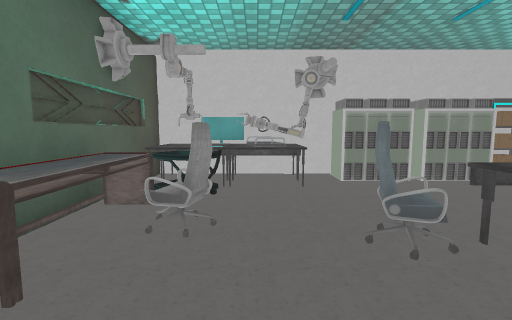
[1] (above)

12 first-person views from a walk through a Unity game level. The camera is 1.4 m above the floor, tilts 6° down and sees 85° across. The floor is counted in squares, 1 m on a side. Each view is taken from the middle of a square. On the plan, view 1 faces up. The plan holds only what a view shows up to about 14 squares ahead; the rest is blank. The place goes on beyond the plan. The player is left out. Some surface patterns are stand-ins.

[2]
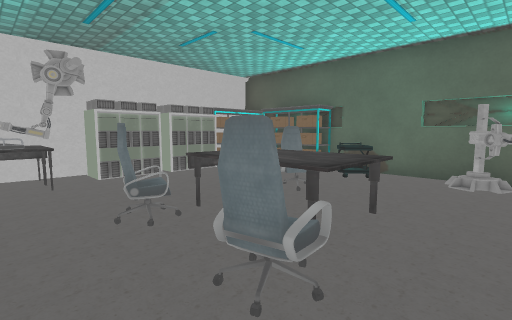

[3]
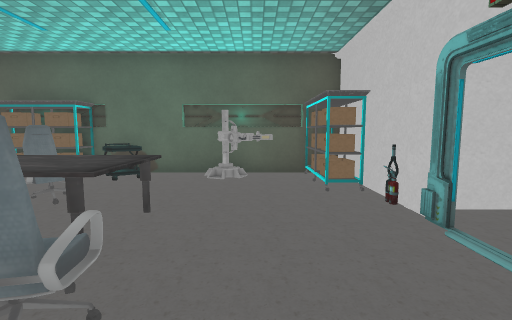

[4]
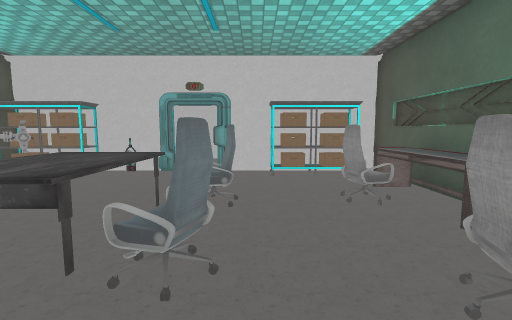

[5]
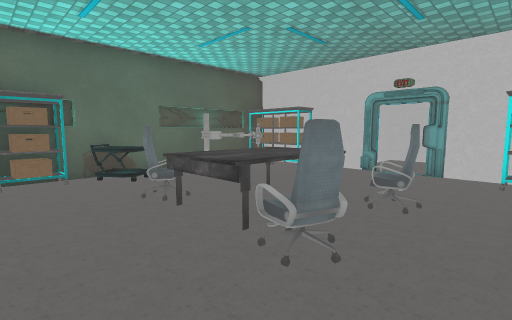

[6]
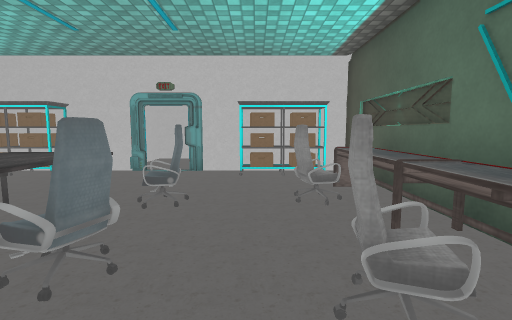

[7]
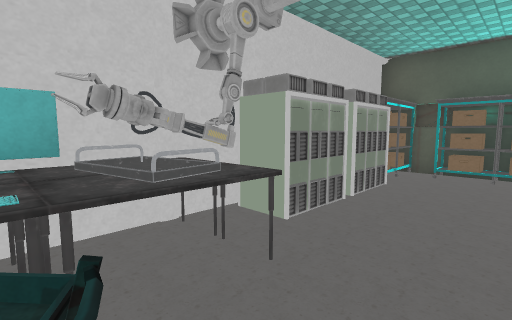

[8]
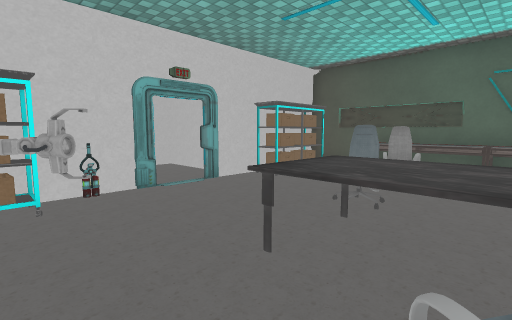

[9]
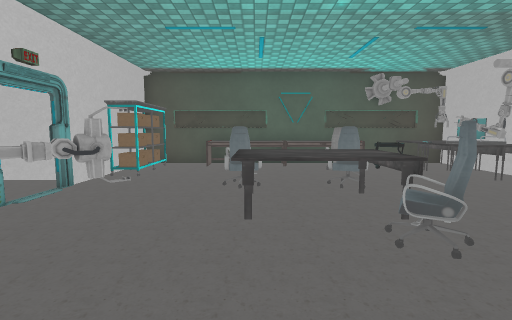

[10]
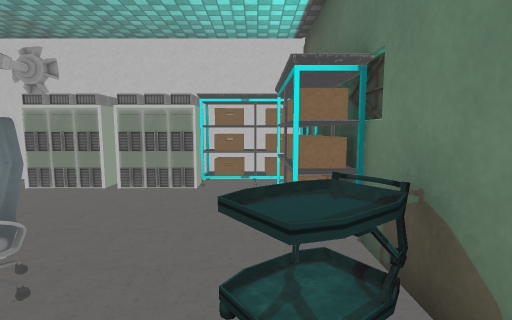

[11]
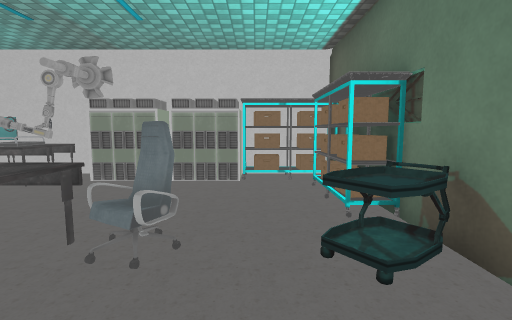

[12]
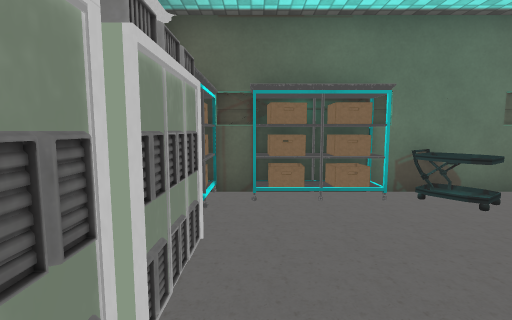

### Floor plan
Key: @ floor where view 1 was taken; # wall or solid block; . floor; ^ raised ledge; T table; C computer; A cart; K keyboard; H chair; P pillar; O other object.
Columns run from 3 left of view 1 to 10 right of it. Each row starts with its distance up from view 1.
  9 O### #    ##P
  8 #TTTT.CCCCOOO#
  7 #AKTT.......O#
  6 #AA.........O#
  5 #^..........O#
  4 #^H..H......##
  3 #^...HTTHH.AA#
  2 #^....TTT....#
  1 #HH..HTTT....#
  0 #^H@.H...O.OO#
 -1 #^........O..#
 -2 #............#
 -3 #OOO......OOO
 -4 P###P#.#P###P
 -5     #...#
 -6     #...#
 -7     #...#
 -8     #####

Positions as (right, up) in squares from view 1, and headings:
1: (0, 0), facing up
2: (0, -1), facing up-right
3: (0, -1), facing right
4: (1, 6), facing down
5: (0, 6), facing down-right
6: (0, 6), facing down
7: (-1, 5), facing up-right
8: (7, 3), facing down-left
9: (9, 1), facing left
10: (8, 1), facing up
11: (7, 0), facing up
12: (3, 7), facing right
